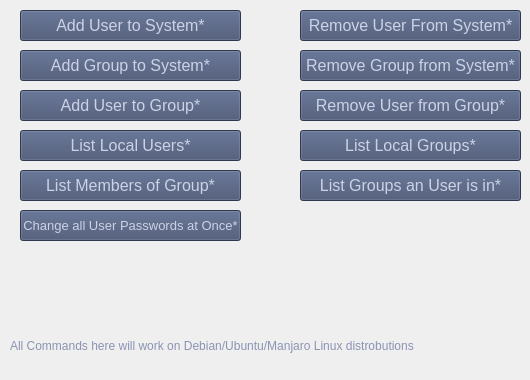
      <widget class="QWidget" name="linux_usrgruCOM">
       <attribute name="title">
        <string>User / Group Settings</string>
       </attribute>
       <widget class="QPushButton" name="lsmemgru_4">
        <property name="geometry">
         <rect>
          <x>20</x>
          <y>170</y>
          <width>221</width>
          <height>31</height>
         </rect>
        </property>
        <property name="font">
         <font>
          <pointsize>12</pointsize>
         </font>
        </property>
        <property name="styleSheet">
         <string notr="true">background-color: #414E6E;color: #CCD2E6;</string>
        </property>
        <property name="text">
         <string>List Members of Group*</string>
        </property>
       </widget>
       <widget class="QPushButton" name="chngusrpas_4">
        <property name="geometry">
         <rect>
          <x>20</x>
          <y>210</y>
          <width>221</width>
          <height>31</height>
         </rect>
        </property>
        <property name="font">
         <font>
          <pointsize>10</pointsize>
         </font>
        </property>
        <property name="styleSheet">
         <string notr="true">background-color: #414E6E;color: #CCD2E6;</string>
        </property>
        <property name="text">
         <string>Change all User Passwords at Once*</string>
        </property>
       </widget>
       <widget class="QPushButton" name="rmvusrfrosys_4">
        <property name="geometry">
         <rect>
          <x>300</x>
          <y>10</y>
          <width>221</width>
          <height>31</height>
         </rect>
        </property>
        <property name="font">
         <font>
          <pointsize>12</pointsize>
         </font>
        </property>
        <property name="styleSheet">
         <string notr="true">background-color: #414E6E;color: #CCD2E6;</string>
        </property>
        <property name="text">
         <string>Remove User From System*</string>
        </property>
       </widget>
       <widget class="QPushButton" name="adusrtosys_4">
        <property name="geometry">
         <rect>
          <x>20</x>
          <y>10</y>
          <width>221</width>
          <height>31</height>
         </rect>
        </property>
        <property name="font">
         <font>
          <pointsize>12</pointsize>
         </font>
        </property>
        <property name="acceptDrops">
         <bool>false</bool>
        </property>
        <property name="styleSheet">
         <string notr="true">background-color: #414E6E;color: #CCD2E6;</string>
        </property>
        <property name="text">
         <string>Add User to System*</string>
        </property>
       </widget>
       <widget class="QPushButton" name="rmvusrfrogru_4">
        <property name="geometry">
         <rect>
          <x>300</x>
          <y>90</y>
          <width>221</width>
          <height>31</height>
         </rect>
        </property>
        <property name="font">
         <font>
          <pointsize>12</pointsize>
         </font>
        </property>
        <property name="styleSheet">
         <string notr="true">background-color: #414E6E;color: #CCD2E6;</string>
        </property>
        <property name="text">
         <string>Remove User from Group*</string>
        </property>
       </widget>
       <widget class="QPushButton" name="adgrutosys_4">
        <property name="geometry">
         <rect>
          <x>20</x>
          <y>50</y>
          <width>221</width>
          <height>31</height>
         </rect>
        </property>
        <property name="font">
         <font>
          <pointsize>12</pointsize>
         </font>
        </property>
        <property name="styleSheet">
         <string notr="true">background-color: #414E6E;color: #CCD2E6;</string>
        </property>
        <property name="text">
         <string>Add Group to System*</string>
        </property>
       </widget>
       <widget class="QPushButton" name="lslocausr_4">
        <property name="geometry">
         <rect>
          <x>20</x>
          <y>130</y>
          <width>221</width>
          <height>31</height>
         </rect>
        </property>
        <property name="font">
         <font>
          <pointsize>12</pointsize>
         </font>
        </property>
        <property name="styleSheet">
         <string notr="true">background-color: #414E6E;color: #CCD2E6;</string>
        </property>
        <property name="text">
         <string>List Local Users*</string>
        </property>
       </widget>
       <widget class="QPushButton" name="rmvgrufrosys_4">
        <property name="geometry">
         <rect>
          <x>300</x>
          <y>50</y>
          <width>221</width>
          <height>31</height>
         </rect>
        </property>
        <property name="font">
         <font>
          <pointsize>12</pointsize>
         </font>
        </property>
        <property name="styleSheet">
         <string notr="true">background-color: #414E6E;color: #CCD2E6;</string>
        </property>
        <property name="text">
         <string>Remove Group from System*</string>
        </property>
       </widget>
       <widget class="QPushButton" name="lslocagru_4">
        <property name="geometry">
         <rect>
          <x>300</x>
          <y>130</y>
          <width>221</width>
          <height>31</height>
         </rect>
        </property>
        <property name="font">
         <font>
          <pointsize>12</pointsize>
         </font>
        </property>
        <property name="styleSheet">
         <string notr="true">background-color: #414E6E;color: #CCD2E6;</string>
        </property>
        <property name="text">
         <string>List Local Groups*</string>
        </property>
       </widget>
       <widget class="QPushButton" name="lsgruusrin_4">
        <property name="geometry">
         <rect>
          <x>300</x>
          <y>170</y>
          <width>221</width>
          <height>31</height>
         </rect>
        </property>
        <property name="font">
         <font>
          <pointsize>12</pointsize>
         </font>
        </property>
        <property name="styleSheet">
         <string notr="true">background-color: #414E6E;color: #CCD2E6;</string>
        </property>
        <property name="text">
         <string>List Groups an User is in*</string>
        </property>
       </widget>
       <widget class="QPushButton" name="adusrtogru_4">
        <property name="geometry">
         <rect>
          <x>20</x>
          <y>90</y>
          <width>221</width>
          <height>31</height>
         </rect>
        </property>
        <property name="font">
         <font>
          <pointsize>12</pointsize>
         </font>
        </property>
        <property name="styleSheet">
         <string notr="true">background-color: #414E6E;color: #CCD2E6;</string>
        </property>
        <property name="text">
         <string>Add User to Group*</string>
        </property>
       </widget>
       <widget class="QLabel" name="label_16">
        <property name="geometry">
         <rect>
          <x>10</x>
          <y>320</y>
          <width>511</width>
          <height>51</height>
         </rect>
        </property>
        <property name="styleSheet">
         <string notr="true">color: #8B93B2;</string>
        </property>
        <property name="text">
         <string>All Commands here will work on Debian/Ubuntu/Manjaro Linux distrobutions</string>
        </property>
        <property name="wordWrap">
         <bool>true</bool>
        </property>
       </widget>
      </widget>
